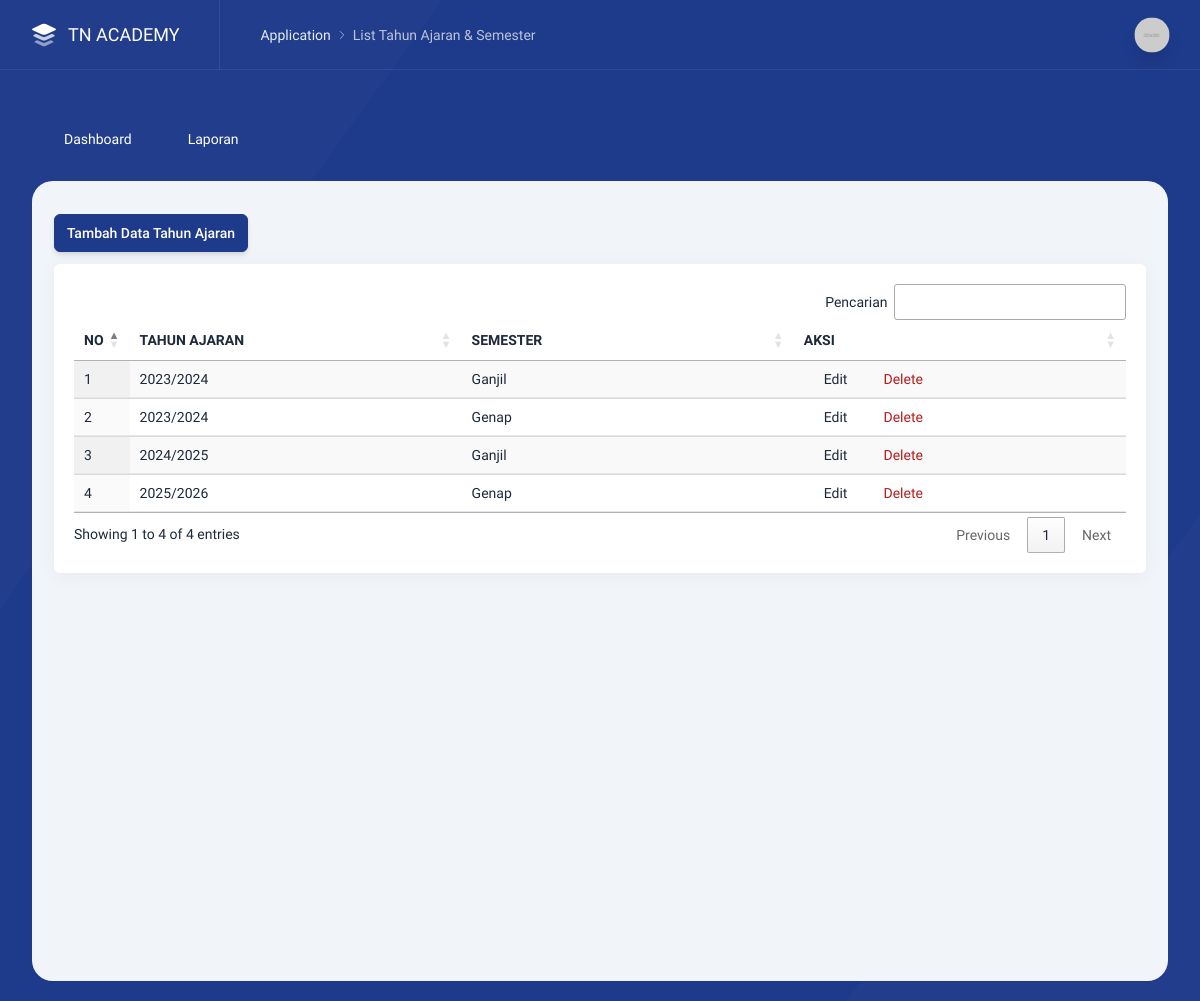
Page /index.php/admin/tahun_ajaran on the committed database.
### tables this page shows
CREATE TABLE `tahun_ajaran` (
  `id_ta` int NOT NULL,
  `tahun` varchar(9) NOT NULL,
  `semester` enum('Ganjil','Genap') NOT NULL
);

### application/libraries/template.php (called while the page is built, shortened)
<?php
class Template{
    var $template_data = array();
    function set($name, $value){
        $this->template_data[$name] = $value;
    }
    function load($template = '', $view = '' , $view_data = array(), $return = FALSE){
        $this->CI =& get_instance();
        $this->set('contents', $this->CI->load->view($view, $view_data, TRUE));
        return $this->CI->load->view($template, $this->template_data, $return);
    }
}

### application/controllers/admin/Tahun_ajaran.php (called while the page is built, shortened)
<?php
class Tahun_ajaran extends MY_Controller {
    public function index()
    {
        $data = array(
            'tahun_ajaran'  => $this->Tahun_ajaran_model->get_all(),
            'title'      => 'List Tahun Ajaran & Semester',
        );
        $this->template->load('template','master/tahun_ajaran',$data);
    }
}

### index.php (called while the page is built, shortened)
<?php
require_once BASEPATH.'core/CodeIgniter.php';

### application/models/Tahun_ajaran_model.php (called while the page is built, shortened)
<?php
class Tahun_ajaran_model extends CI_Model {
	public function get_all(){
		$this->db->from('tahun_ajaran');
		$this->db->order_by('tahun','ASC');
		return $this->db->get()->result_array();
	}
}

### application/views/master/tahun_ajaran.php (the view, shortened to what this page needs)
<div class="text-left">
    <a href="javascript:;" data-tw-toggle="modal" data-tw-target="#tambahTA" class="btn btn-primary shadow-md">
        Tambah Data Tahun Ajaran
    </a>
</div>
<div class="intro-y box mt-3">
    <div class="p-5">
        <div class="preview">
            <div class="overflow-x-auto">
                <table id="example1" class="table table-auto display datatable w-full">
                    <thead class="bg-gray-100">
                        <tr>
                            <th class="border-b-2">NO</th>
                            <th class="border-b-2">TAHUN AJARAN</th>
                            <th class="border-b-2">SEMESTER</th>
                            <th class="border-b-2">AKSI</th>
                        </tr>
                    </thead>
                    <tbody>
                        <?php $no=1; foreach ($tahun_ajaran as $ta) { ?>
                        <tr>
                            <td class="border-b"><?= $no ?></td>
                            <td class="border-b"><?= $ta['tahun'] ?></td>
                            <td class="border-b"><?= $ta['semester'] ?></td>
                            <td class="border-b">
                                <div class="flex space-x-3">
                                    <a class="flex text-blue-500 mr-4" href="javascript:;"
                                       data-tw-toggle="modal" data-tw-target="#edit<?= $ta['id_ta'] ?>">
                                        <i data-lucide="edit" class="w-4 h-4 mr-1"></i> Edit
                                    </a>
                                    <a class="flex text-danger delete-btn" href="javascript:;"
                                       onclick="confirmDelete('<?= site_url('admin/tahun_ajaran/delete/'.$ta['id_ta']) ?>')">
                                        <i data-lucide="trash-2" class="w-4 h-4 mr-1"></i> Delete
                                    </a>
                                </div>
                            </td>
                        </tr>
                        <?php $no++; } ?>
                    </tbody>
                </table>
            </div>
        </div>
    </div>
</div>

### rows in the picture
tahun_ajaran: tahun "2023/2024", semester "Ganjil"
tahun_ajaran: tahun "2023/2024", semester "Genap"
tahun_ajaran: tahun "2024/2025", semester "Ganjil"
tahun_ajaran: tahun "2025/2026", semester "Genap"

### other values in the picture
$title "List Tahun Ajaran & Semester"
